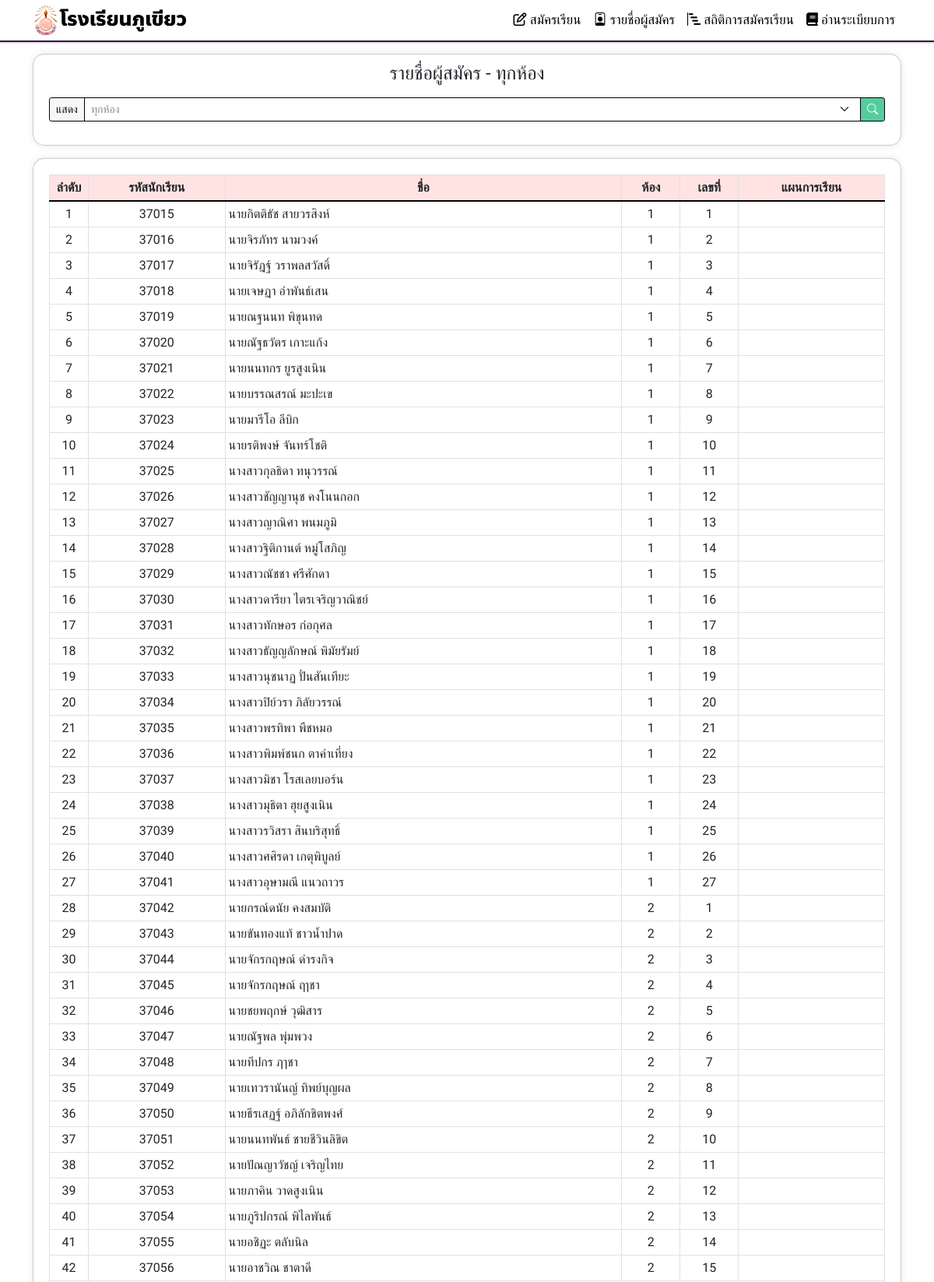
Page /students.php (upper part) on the committed database.
### tables this page shows
CREATE TABLE `students` (
  `id` int(11) NOT NULL,
  `student_id` varchar(255) NOT NULL,
  `cid` varchar(255) NOT NULL,
  `name` varchar(255) NOT NULL,
  `room` varchar(255) NOT NULL,
  `student_number` varchar(255) NOT NULL,
  `plan` text NOT NULL,
  `grade` int(11) NOT NULL,
  `math` int(11) NOT NULL,
  `sci` int(11) NOT NULL,
  `zero` int(11) NOT NULL,
  `point` int(255) NOT NULL
);

### students.php (the view, shortened to what this page needs)
<?php
require 'helper/server/db.php';
$selectedRoom = isset($_GET['room']) ? $_GET['room'] : '';
$roomPrefix = ($selectedRoom !== '') ? "ห้อง $selectedRoom" : "ทุกห้อง";
$sql = "SELECT * FROM students";
if (!empty($selectedRoom) && $selectedRoom !== 'all') {
    $sql .= " WHERE room = ?";
    $stmt = $conn->prepare($sql);
    $stmt->bind_param("s", $selectedRoom);
    $stmt->execute();
    $result = $stmt->get_result();
    $stmt->close();
} else {
    $result = $conn->query($sql);
}
?>
<!DOCTYPE html>
<html lang="en">
<head>
    <link rel="stylesheet" href="helper/bootstrap/css/bootstrap.min.css">
    <link rel="stylesheet" href="https://unpkg.com/aos@2.3.1/dist/aos.css">
    <link rel="stylesheet" href="https://cdn.jsdelivr.net/npm/bootstrap-icons@1.11.2/font/bootstrap-icons.min.css">
    <link rel="stylesheet" href="helper/style.css">
</head>
<body style="font-family: Prompt, sans-serif;">
    <?php require 'helper/source/header.php' ?>
    <main>
        <div class="container">
            <div class="card-background mb-3" style="padding-top: 10px;" data-aos="zoom-in" data-aos-delay="150" data-aos-duration="1000">
                <h4 class="text-center mb-3">รายชื่อผู้สมัคร - <?php echo  $roomPrefix; ?></h4>
                <form class="d-xl-flex justify-content-xl-center" style="margin-bottom: 10px;" method="get">
                <div class="input-group input-group-sm d-flex d-xl-flex justify-content-end justify-content-xl-end"><span class="input-group-text" style="color: rgb(13,12,12);border-color: rgb(0,0,0); background-color: #f7f7f9;">แสดง</span>
                    <select class="form-select" required="" style="border-color: rgb(0,0,0); color: #888;" name="room">
                        <option value="" <?php echo ($selectedRoom === '') ? 'selected' : ''; ?>>ทุกห้อง</option>
                    </select>
                    <button class="btn btn-primary" type="submit" style="border-color: rgb(0,0,0);"><i class="bi bi-search"></i></button>
                </div>
            </form>
            </div>
            <div class="table-responsive card-background" style="padding-bottom: 10px;" data-aos="zoom-in" data-aos-delay="100" data-aos-duration="1000">
                <table class="table table-sm table-bordered">
                    <thead>
                        <tr class="text-center text-dark" style="background: #ffe3e3;border-bottom: 2px solid rgb(0,0,0);">
                            <th style="width: 50px;">ลำดับ</th>
                            <th>รหัสนักเรียน</th>
                            <th>ชื่อ</th>
                            <th style="width: 75px;">ห้อง</th>
                            <th style="width: 75px;">เลขที่</th>
                            <th>แผนการเรียน</th>
                        </tr>
                    </thead>
                    <?php $i = 1; while($row = $result->fetch_assoc()): ?>
                    <tbody>
                        <tr class="text-black">
                            <td class="text-center"><?php echo $i; ?></td>
                            <td class="text-center"><?php echo $row['student_id'];?></td>
                            <td><?php echo $row['name'];?></td>
                            <td class="text-center"><?php echo $row['room'];?></td>
                            <td class="text-center"><?php echo $row['student_number'];?></td>
                            <td><?php echo $row['plan'];?></td>
                        </tr>
                    </tbody>
                    <?php $i++; endwhile; ?>
                </table>
            </div>
        </div>
    </main>
    <?php require 'helper/source/script.php' ?>
</body>
</html>

### helper/source/header.php (shortened to what this page needs)
<header>
    <nav class="navbar navbar-light navbar-expand-md sticky-top" style="padding: 0; border-bottom-width: 2px; border-bottom-style: solid; box-shadow: 0px 2px #efb8f291">
        <div class="container">
            <a class="navbar-brand" href="./">
                <img src="helper/media/bannerlogo.png" width="200px">
            </a>
            <div class="collapse navbar-collapse d-xl-flex justify-content-xl-end" id="navcol-1">
                <ul class="navbar-nav ms-auto" style="font-size: 17px;">
                    <li class="nav-item">
                        <a class="nav-link" href="account.php"><i class="far fa-edit"></i>&nbsp;สมัครเรียน</a>
                    </li>
                    <li class="nav-item">
                        <a class="nav-link" href="students.php"><i class="bi bi-person-badge"></i>&nbsp;รายชื่อผู้สมัคร</a>
                    </li>
                    <li class="nav-item">
                        <a class="nav-link" href="statistics.php"><i class="bi bi-bar-chart-steps"></i>&nbsp;สถิติการสมัครเรียน</a>
                    </li>
                    <li class="nav-item">
                        <a class="nav-link" href="regulations.php"><i class="fas fa-book"></i>&nbsp;อ่านระเบียบการ</a>
                    </li>
                </ul>
            </div>
        </div>
    </nav>
</header>

### helper/source/script.php (shortened to what this page needs)
<link href="https://cdn.jsdelivr.net/npm/sweetalert2@11.10.2/dist/sweetalert2.min.css" rel="stylesheet">

### helper/style.css (style rules this page uses)
body { position: relative; font-family: 'Prompt', sans-serif; }
ul li a { color: #f26b8a; transition: color 0.3s; text-decoration: none; }
a { color: #f26b8a; transition: color 0.3s; text-decoration: none; }
main { padding: 15px 0; }
.btn-primary { background-color: #56cc9d; }
.card-background { background-color: #ffffff; padding: 20px; border: 1px solid rgba(0, 0, 0, 0.2); border-radius: 15px; box-shadow: 0 0 10px rgba(0, 0, 0, 0.1); }
.navbar-nav .nav-item .nav-link { color: #000000; }

### rows in the picture
students: student "37015", name "นายกิตติธัช สายวรสิงห์", room "1", student_number "1"
students: student "37016", name "นายจิรภัทร นามวงค์", room "1", student_number "2"
students: student "37017", name "นายจิรัฎฐ์ วราพลสวัสดิ์", room "1", student_number "3"
students: student "37018", name "นายเจษฎา อำพันธ์เสน", room "1", student_number "4"
students: student "37019", name "นายณฐนนท พิขุนทด", room "1", student_number "5"
students: student "37020", name "นายณัฐธวัตร เกาะแก้ง", room "1", student_number "6"
students: student "37021", name "นายนนทกร ยูรสูงเนิน", room "1", student_number "7"
students: student "37022", name "นายบรรณสรณ์ มะปะเข", room "1", student_number "8"
students: student "37023", name "นายมารีโอ ลีบิก", room "1", student_number "9"
students: student "37024", name "นายรติพงษ์ จันทร์โชติ", room "1", student_number "10"
students: student "37025", name "นางสาวกุลธิดา ทนุวรรณ์", room "1", student_number "11"
students: student "37026", name "นางสาวชัญญานุช คงโนนกอก", room "1", student_number "12"
students: student "37027", name "นางสาวญาณิศา พนมภูมิ", room "1", student_number "13"
students: student "37028", name "นางสาวฐิติกานต์ หมู่โสภิญ", room "1", student_number "14"
students: student "37029", name "นางสาวณัชชา ศรีศักดา", room "1", student_number "15"
students: student "37030", name "นางสาวดารียา ไตรเจริญวาณิชย์", room "1", student_number "16"
students: student "37031", name "นางสาวทักษอร ก่อกุศล", room "1", student_number "17"
students: student "37032", name "นางสาวธัญญลักษณ์ พิมัยรัมย์", room "1", student_number "18"
students: student "37033", name "นางสาวนุชนาฏ ปั่นสันเทียะ", room "1", student_number "19"
students: student "37034", name "นางสาวปิย์วรา ภิลัยวรรณ์", room "1", student_number "20"
students: student "37035", name "นางสาวพรทิพา พืชหมอ", room "1", student_number "21"
students: student "37036", name "นางสาวพิมพ์ชนก ตาคำเที่ยง", room "1", student_number "22"
students: student "37037", name "นางสาวมิชา โรสเลยบอร์น", room "1", student_number "23"
students: student "37038", name "นางสาวมุธิตา ฮุยสูงเนิน", room "1", student_number "24"
students: student "37039", name "นางสาวรวิสรา สินบริสุทธิ์", room "1", student_number "25"
students: student "37040", name "นางสาวศศิรดา เกตุพิบูลย์", room "1", student_number "26"
students: student "37041", name "นางสาวอุษามณี แนวถาวร", room "1", student_number "27"
students: student "37042", name "นายกรณ์ดนัย คงสมบัติ", room "2", student_number "1"
students: student "37043", name "นายขันทองแท้ ชาวน้ำปาด", room "2", student_number "2"
students: student "37044", name "นายจักรกฤษณ์ ดำรงกิจ", room "2", student_number "3"
students: student "37045", name "นายจักรกฤษณ์ ฤาชา", room "2", student_number "4"
students: student "37046", name "นายชยพฤกษ์ วุฒิสาร", room "2", student_number "5"
students: student "37047", name "นายณัฐพล พุ่มพวง", room "2", student_number "6"
students: student "37048", name "นายทีปกร ฦๅชา", room "2", student_number "7"
students: student "37049", name "นายเทวรานันญ์ ทิพย์บุญผล", room "2", student_number "8"
students: student "37050", name "นายธีรเสฏฐ์ อภิลักขิตพงศ์", room "2", student_number "9"
students: student "37051", name "นายนนทพันธ์ ชายชีวินลิขิต", room "2", student_number "10"
students: student "37052", name "นายปัณญาวัชญ์ เจริญไทย", room "2", student_number "11"
students: student "37053", name "นายภาคิน วาดสูงเนิน", room "2", student_number "12"
students: student "37054", name "นายภูริปกรณ์ พิไลพันธ์", room "2", student_number "13"
students: student "37055", name "นายอชิฏะ ตลับนิล", room "2", student_number "14"
students: student "37056", name "นายอาชวิณ ชาตาดี", room "2", student_number "15"

### other values in the picture
$roomPrefix "ทุกห้อง"
